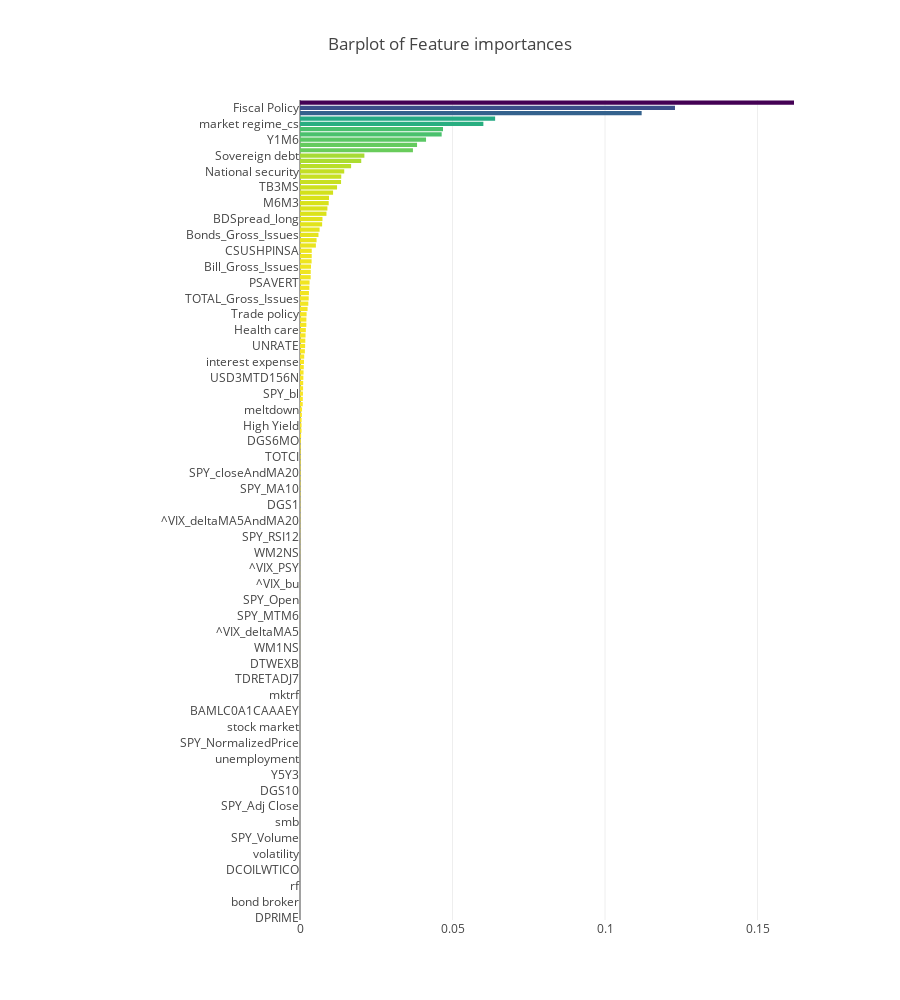

This figure's notebook cell:
### Code cell
X_trainnew=find_importance(X_train,y_train_log,0.005)
X_devnew = X_dev[X_trainnew.columns]
X_testnew=X_test[X_trainnew.columns]

### Figure 1 — Plotly figure (JSON) as saved in the notebook; plotly's stock layout.template omitted (floating-point values rounded to 4 significant figures; data arrays with more than 128 entries replaced by an {"elided": "..."} marker saying what was removed)
{"data": [{"marker": {"color": {"elided": "155 float values"}, "colorscale": "Viridis", "reversescale": true}, "name": "Random Forest Feature importance", "orientation": "h", "type": "bar", "uid": "e1c4b89f-aa4e-4b58-b1a6-30c5495bebc6", "x": {"elided": "155 float values"}, "y": {"elided": "155 str values"}}], "layout": {"height": 1000, "margin": {"l": 300}, "title": {"text": "Barplot of Feature importances"}, "width": 900, "yaxis": {"showgrid": false, "showline": false, "showticklabels": true}}}
